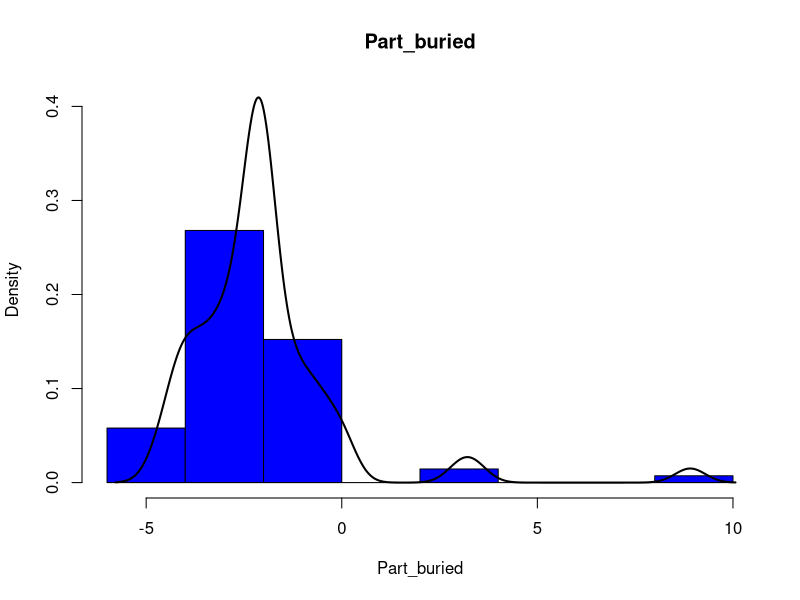
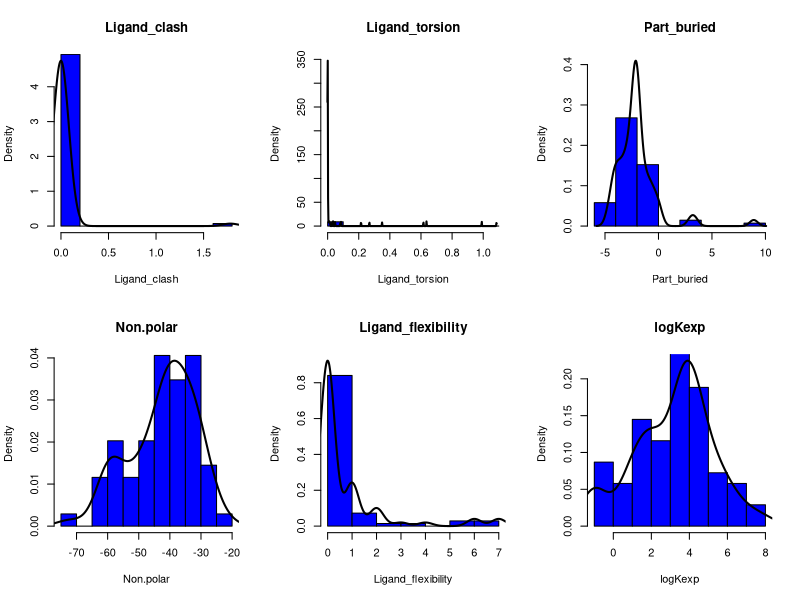
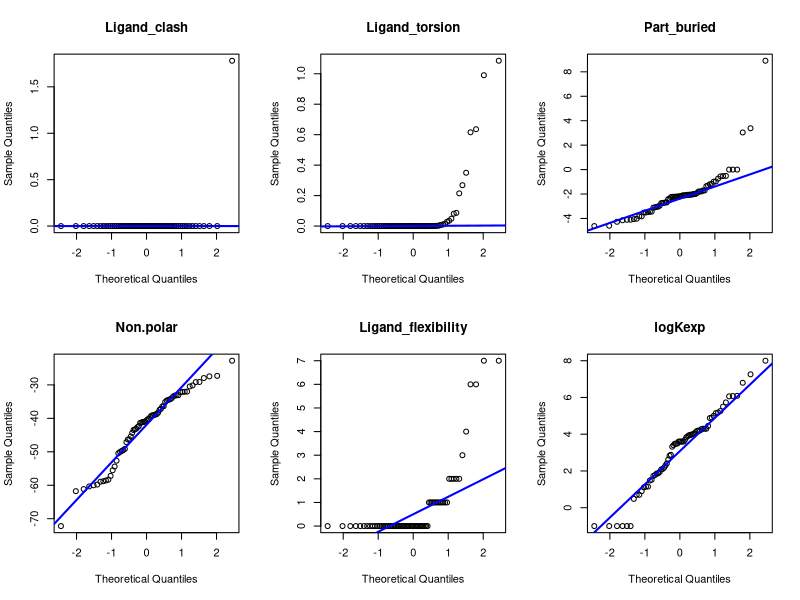
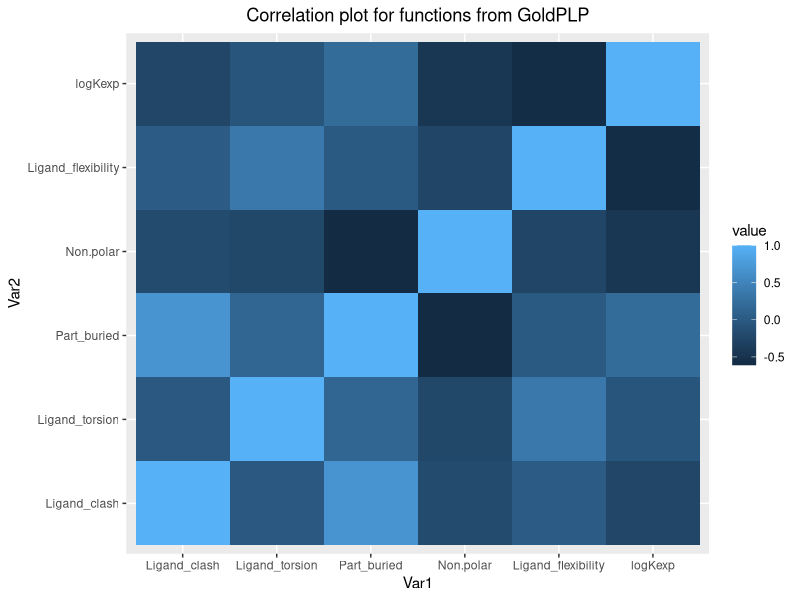
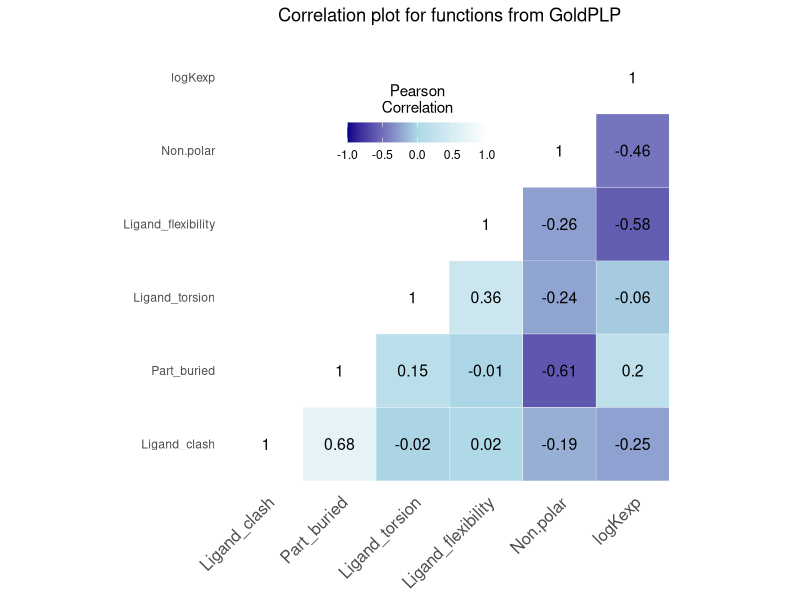
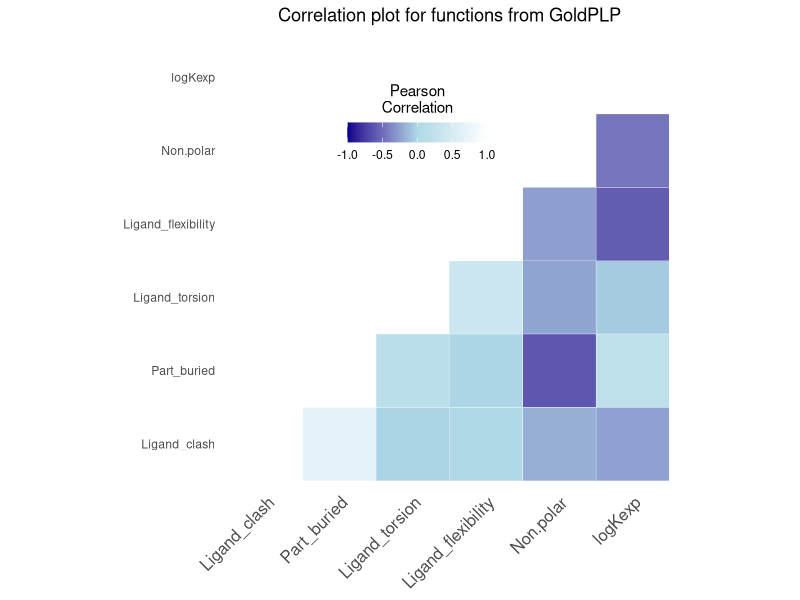
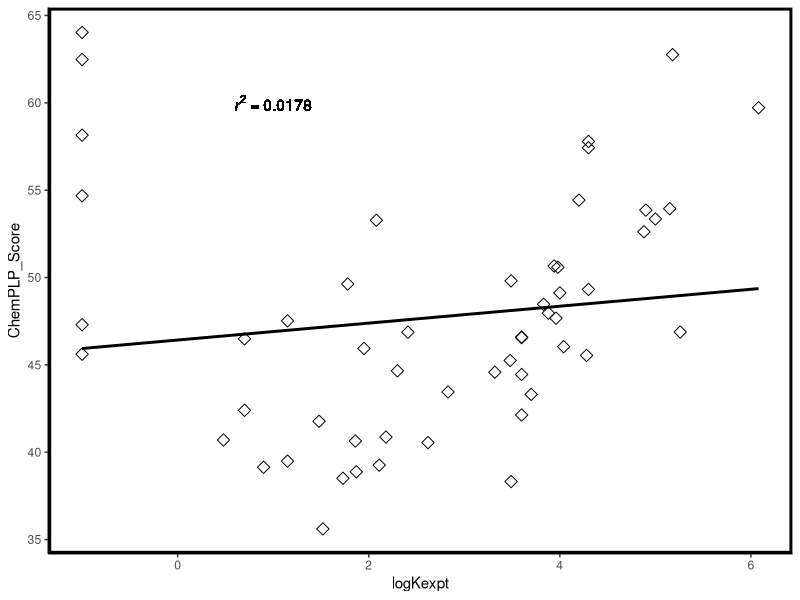
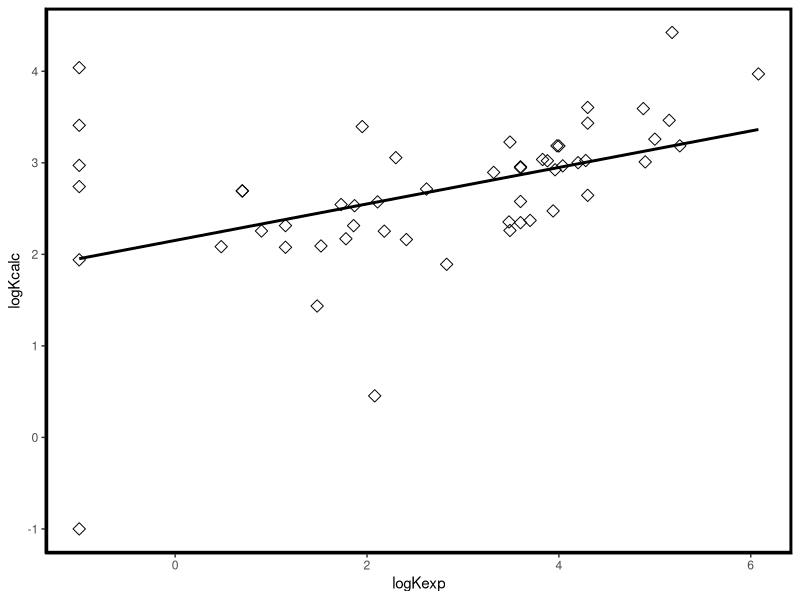

Recreate these plots in R, in order.
## ---- chunk 1
#installed rmarkdown ggplot2
library(tidyverse)
#install.packages("reshape2")
library(reshape2)
library(ggplot2)
# You may have to instal tinytex
#tinytex::install_tinytex()
#install.packages("Metrics")
library(Metrics)

## ---- chunk 2

get_column_value <- function(d_frame, d_col) {
  # Use get() to retrieve the column by its string name
  # expand to use d_cal being a list
  get(d_col, d_frame)
}


hist_ylims <- function(dens){
  # Get y axis limits for a column from a data frame
  #data = get_column_value(d_frame, d_col)
  ylim = c(min(dens$y), c(max(dens$y)))
  return(ylim)
  }

int_made_even<- function(num){
  # make an int even
  if((num %% 2) != 0) 
    return(num+1)
  else
    return(num)
 }
  

hist_kde <- function(d_frame, d_col){
  # Colored Histogram with KDE line for clarity
  data  = get_column_value(d_frame, d_col )
  dens <- density(data)
  hist(data, main=d_col, xlab = d_col, ylim = (hist_ylims(dens)), col="blue", freq = FALSE)
  lines(dens, lwd = 2,  col = "black")
}

q_q_plot <- function(d_frame, d_col){
  # Generate a quartile quartile plot
  data  = get_column_value(d_frame, d_col )
  qqnorm(data, main = d_col,  pch = 1)
  qqline(data, col = "blue", lwd = 2)
}

multi_plot <- function(d_frame,plot_t){
 # multi plot 
  n_col = ncol(d_frame)
  n_plot = int_made_even(n_col)
  col_names = colnames(d_frame)
  # make plots
  par(mfrow=c(2,(n_plot/2) ))
  for (col in col_names)
    plot_t(d_frame, col)
}

get_upper_tri <- function(mat){
  # split correlation matrix in have retain upper half
  mat[lower.tri(mat)]<- NA
  return(mat)
  }

get_lower_tri <- function(mat){
  # split correlation matrix in have retain upper half
  mat[upper.tri(mat)]<- NA
  return(mat)
}

reorder_cormat <- function(mat){
  # Use correlation between variables as distance
  dd <- as.dist((1-mat)/2)
  hc <- hclust(dd)
  mat <-mat[hc$order, hc$order]
  return(mat)
}

mat_rear <- function(mat){
  mat = round(cor(mat),2)
  mat = reorder_cormat(mat) # order Vars from low to high
  mat = get_upper_tri(mat)
  return(mat)
}

correl_mat_plot <- function(mat, title){
  mat = round(cor(mat),2)
  mat = reorder_cormat(mat) # order Vars from low to high
  mat = get_upper_tri(mat)
  mat = melt(mat, na.rm = TRUE)
  ggplot(data = mat, aes(x = Var2, y = Var1, fill = value))+
    geom_tile(color = "white")+
    scale_fill_gradient2(low = "darkblue", high = "lightblue", mid = "white", 
      midpoint = 0, limit = c(-1,1), space = "Lab", 
      name="Pearson\nCorrelation") +
     theme_minimal()+
    # adds Pearson correlation values
    geom_text(aes(Var2, Var1, label = value), color = "black", size = 4) +
    theme(axis.text.x = element_text(angle = 45, vjust = 1,
      size = 12, hjust = 1)) +
    theme(
      axis.title.x = element_blank(),
      axis.title.y = element_blank()) +
    ggtitle(title) +
    theme(plot.title = element_text(hjust = 0.5)) +
    coord_fixed()
}

correl_mat_plot_2 <- function(mat, title){
  mat = round(cor(mat),2)
  mat = reorder_cormat(mat) # order Vars from low to high
  mat = get_upper_tri(mat)
  mat = melt(mat, na.rm = TRUE)
  ggplot(data = mat, aes(x = Var2, y = Var1, fill = value))+
    geom_tile(color = "white")+
    scale_fill_gradient2(low = "darkblue", high = "white", mid = "lightblue", 
      midpoint = 0, limit = c(-1,1), space = "Lab", 
      name="Pearson\nCorrelation") +
     theme_minimal()+
    # adds Pearson correlation values
    geom_text(aes(Var2, Var1, label = value), color = "black", size = 4) +
    theme(axis.text.x = element_text(angle = 45, vjust = 1,
      size = 12, hjust = 1)) +
    theme(
      axis.title.x = element_blank(),
      axis.title.y = element_blank(),
       panel.grid.major = element_blank(),
      panel.border = element_blank(),
      panel.background = element_blank(),
      axis.ticks = element_blank(),
      legend.justification = c(1, 0),
      legend.position = c(0.6, 0.7),
      legend.direction = "horizontal")+
      guides(fill = guide_colorbar(barwidth = 7, barheight = 1,
                title.position = "top", title.hjust = 0.5))+
    
    ggtitle(title) +
    theme(plot.title = element_text(hjust = 0.5)) +
    coord_fixed()
}


correl_mat_plot_3 <- function(mat, title){
  # no numerical values for correlations
  mat = round(cor(mat),2)
  mat = reorder_cormat(mat) # order Vars from low to high
  mat = get_upper_tri(mat)
  mat = melt(mat, na.rm = TRUE)
  ggplot(data = mat, aes(x = Var2, y = Var1, fill = value))+
    geom_tile(color = "white")+
    scale_fill_gradient2(low = "darkblue", high = "white", mid = "lightblue", 
      midpoint = 0, limit = c(-1,1), space = "Lab", 
      name="Pearson\nCorrelation") +
     theme_minimal()+
    # adds Pearson correlation values
    #geom_text(aes(Var2, Var1, label = value), color = "black", size = 4) +
    theme(axis.text.x = element_text(angle = 45, vjust = 1,
      size = 12, hjust = 1)) +
    theme(
      axis.title.x = element_blank(),
      axis.title.y = element_blank(),
       panel.grid.major = element_blank(),
      panel.border = element_blank(),
      panel.background = element_blank(),
      axis.ticks = element_blank(),
      legend.justification = c(1, 0),
      legend.position = c(0.6, 0.7),
      legend.direction = "horizontal")+
      guides(fill = guide_colorbar(barwidth = 7, barheight = 1,
                title.position = "top", title.hjust = 0.5))+
    
    ggtitle(title) +
    theme(plot.title = element_text(hjust = 0.5)) +
    coord_fixed()
}
  
## ---- chunk 3
df = read.csv("tab_gold_wt.csv", header = TRUE)
## ---- chunk 4
summary(df)
## ---- chunk 5
 df <- df[-c(1)]
 summary(df)
## ---- chunk 6

hist_kde(df, "Part_buried")
## ---- chunk 7
multi_plot(df, hist_kde)
## ---- chunk 8
multi_plot(df, q_q_plot)

## ---- chunk 9
cor_mat <- round(cor(df),2)
head(cor_mat)
## ---- chunk 10
melted_cor_mat <- melt(cor_mat)
head(melted_cor_mat)
## ---- chunk 11
ggplot(data = melted_cor_mat, aes(x=Var1, y=Var2, fill=value)) + 
  geom_tile() +
  ggtitle("Correlation plot for functions from GoldPLP") +
  theme(plot.title = element_text(hjust = 0.5))
## ---- chunk 12
correl_mat_plot_2(df, "Correlation plot for functions from GoldPLP")
## ---- chunk 13
correl_mat_plot_3(df, "Correlation plot for functions from GoldPLP")
## ---- chunk 14
df_chemplp_score = read.csv("chemplp_score.csv", header = TRUE)
dim(df_chemplp_score)
## ---- chunk 15
corr_man = lm(ChemPLP_Score~logKexpt, data = df_chemplp_score)

summary(corr_man)$r.squared
## ---- chunk 16

lm_rsq <- function(mod){
    m <- mod;
    rsq <- substitute(italic(r)^2~"="~r2, 
         list(r2 = format(summary(m)$r.squared, digits = 3)))
    as.character(as.expression(rsq));
}



ggplot(data = df_chemplp_score, aes(x=logKexpt, y=ChemPLP_Score)) +
  geom_point(size=3, shape=23) +
  theme(axis.line = element_line(colour = "black"),
    panel.grid.major = element_blank(),
    panel.grid.minor = element_blank(),
    panel.border = element_rect(color = 'black', 
                                    fill = NA, 
                                    size = 2),
    panel.background = element_blank()) +
  geom_smooth(method = "lm", se=FALSE, color="black", formula = y ~ x) +
  geom_text(x = 1, y = 60, label = lm_rsq(corr_man), parse = TRUE)
  
#print(lm_rsq(corr_man))
## ---- chunk 17
df_train <- df[1:54,]
df_test <- df[55:69,]
print("Dimensions of training set")
print(dim(df_train))
print("Dimensions of test set")
print(dim(df_test))
## ---- chunk 18
summary(df_train)
## ---- chunk 19
# no ligand_flexibility
eq2_lm = lm(logKexp~Ligand_clash + Ligand_torsion + Part_buried + Non.polar,data = df_train)
summary(eq2_lm)
## ---- chunk 20


logKcalc = predict(eq2_lm, select(df_train,c(1:5)))
## ---- chunk 21

df_train["logKcalc"] = logKcalc
rmse_value <- rmse(df_train$logKcalc, df_train$logKexp)


## ---- chunk 22

ggplot(data = df_train, aes(x=logKexp, y=logKcalc)) +
  geom_point(size=3, shape=23) +
  theme(axis.line = element_line(colour = "black"),
    panel.grid.major = element_blank(),
    panel.grid.minor = element_blank(),
    panel.border = element_rect(color = 'black', 
                                    fill = NA, 
                                    size = 2),
    panel.background = element_blank()) +
  geom_smooth(method = "lm", se=FALSE, color="black", formula = y ~ x) +
  geom_text(x = 1, y = -2, label = rmse_value, parse = TRUE)
  
paste("rmse = ", rmse_value)
## ---- chunk 23

logKcalc_test = predict(eq2_lm, select(df_test,c(1:5)))

## ---- chunk 24

df_test["logKcalc"] = logKcalc_test
rmse_value <- rmse(df_test$logKcalc, df_test$logKexp)

## ---- chunk 25


logKcalc = predict(eq2_lm, select(df_train,c(1:5)))
## ---- chunk 26

df_train["logKcalc"] = logKcalc
rmse_value <- rmse(df_train$logKcalc, df_train$logKexp)


## ---- chunk 27

ggplot(data = df_test, aes(x=logKexp, y=logKcalc)) +
  geom_point(size=3, shape=23) +
  theme(axis.line = element_line(colour = "black"),
    panel.grid.major = element_blank(),
    panel.grid.minor = element_blank(),
    panel.border = element_rect(color = 'black', 
                                    fill = NA, 
                                    size = 2),
    panel.background = element_blank()) +
  geom_smooth(method = "lm", se=FALSE, color="black", formula = y ~ x) +
  geom_text(x = 1, y = -2, label = rmse_value, parse = TRUE)
  
paste("rmse = ", rmse_value)

## ---- chunk 28
df_train <- df[1:54,]
df_test <- df[55:69,]
print("Dimensions of training set")
print(dim(df_train))
print("Dimensions of test set")
print(dim(df_test))
## ---- chunk 29
# with ligand_flexibility
eq3_lm = lm(logKexp~Ligand_clash + Ligand_torsion + Part_buried + Non.polar
             + Ligand_flexibility, data = df_train)
summary(eq3_lm)
## ---- chunk 30


logKcalc = predict(eq3_lm, select(df_train,c(1:6)))
## ---- chunk 31

df_train["logKcalc"] = logKcalc
rmse_value <- rmse(df_train$logKcalc, df_train$logKexp)


## ---- chunk 32

ggplot(data = df_train, aes(x=logKexp, y=logKcalc)) +
  geom_point(size=3, shape=23) +
  theme(axis.line = element_line(colour = "black"),
    panel.grid.major = element_blank(),
    panel.grid.minor = element_blank(),
    panel.border = element_rect(color = 'black', 
                                    fill = NA, 
                                    size = 2),
    panel.background = element_blank()) +
  geom_smooth(method = "lm", se=FALSE, color="black", formula = y ~ x) +
  geom_text(x = 1, y = -2, label = rmse_value, parse = TRUE)
  
paste("rmse = ", rmse_value)
## ---- chunk 33

logKcalc_test = predict(eq3_lm, select(df_test,c(1:6)))

## ---- chunk 34

df_test["logKcalc"] = logKcalc_test
rmse_value <- rmse(df_test$logKcalc, df_test$logKexp)

## ---- chunk 35

df_test["logKcalc"] = logKcalc_test
rmse_value <- rmse(df_test$logKcalc, df_test$logKexp)


## ---- chunk 36

ggplot(data = df_test, aes(x=logKexp, y=logKcalc)) +
  geom_point(size=3, shape=23) +
  theme(axis.line = element_line(colour = "black"),
    panel.grid.major = element_blank(),
    panel.grid.minor = element_blank(),
    panel.border = element_rect(color = 'black', 
                                    fill = NA, 
                                    size = 2),
    panel.background = element_blank()) +
  geom_smooth(method = "lm", se=FALSE, color="black", formula = y ~ x) +
  geom_text(x = 1, y = -2, label = rmse_value, parse = TRUE)
  
paste("rmse = ", rmse_value)
